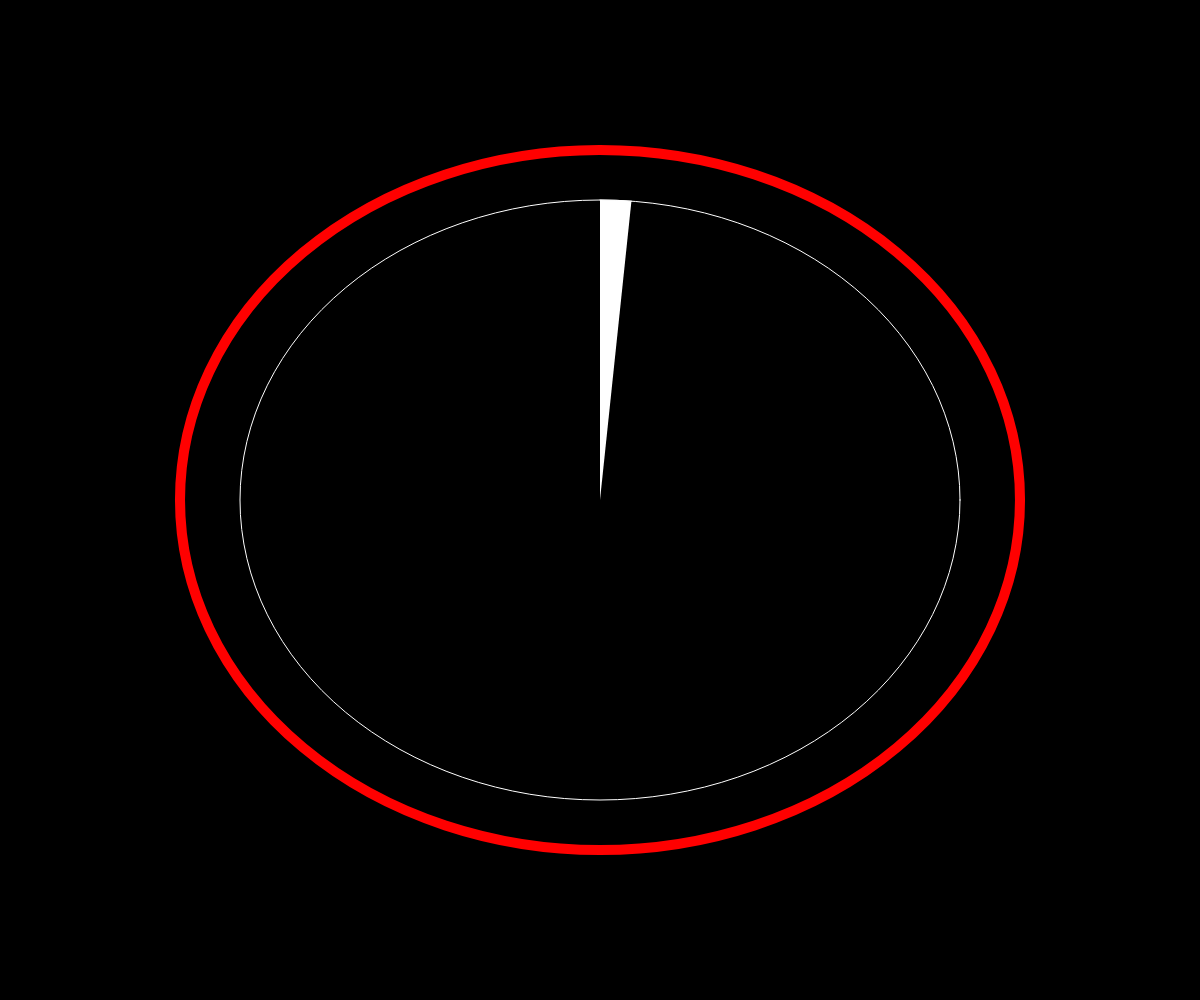
Frame 1 (no input)
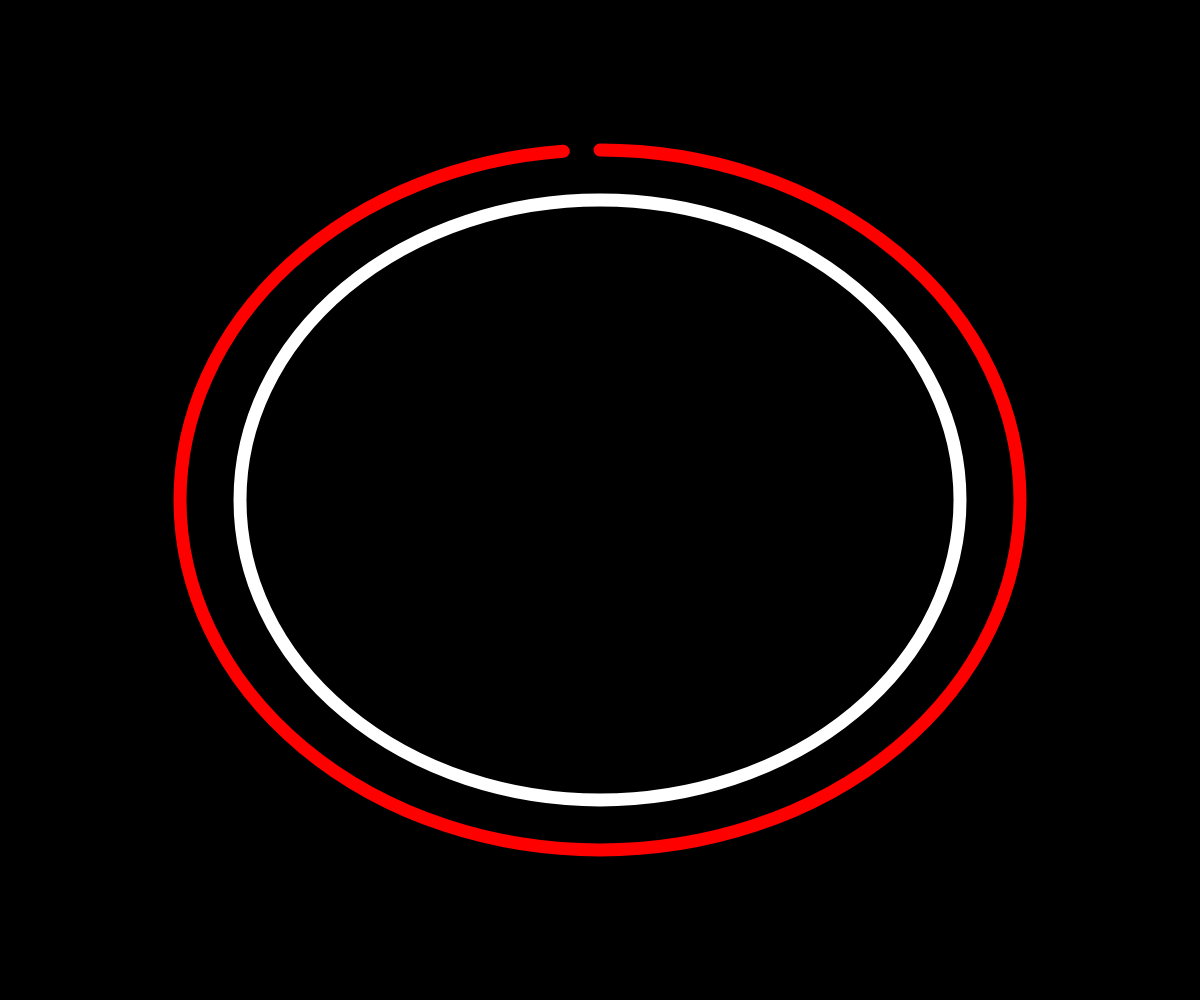
Frame 60 (no input)
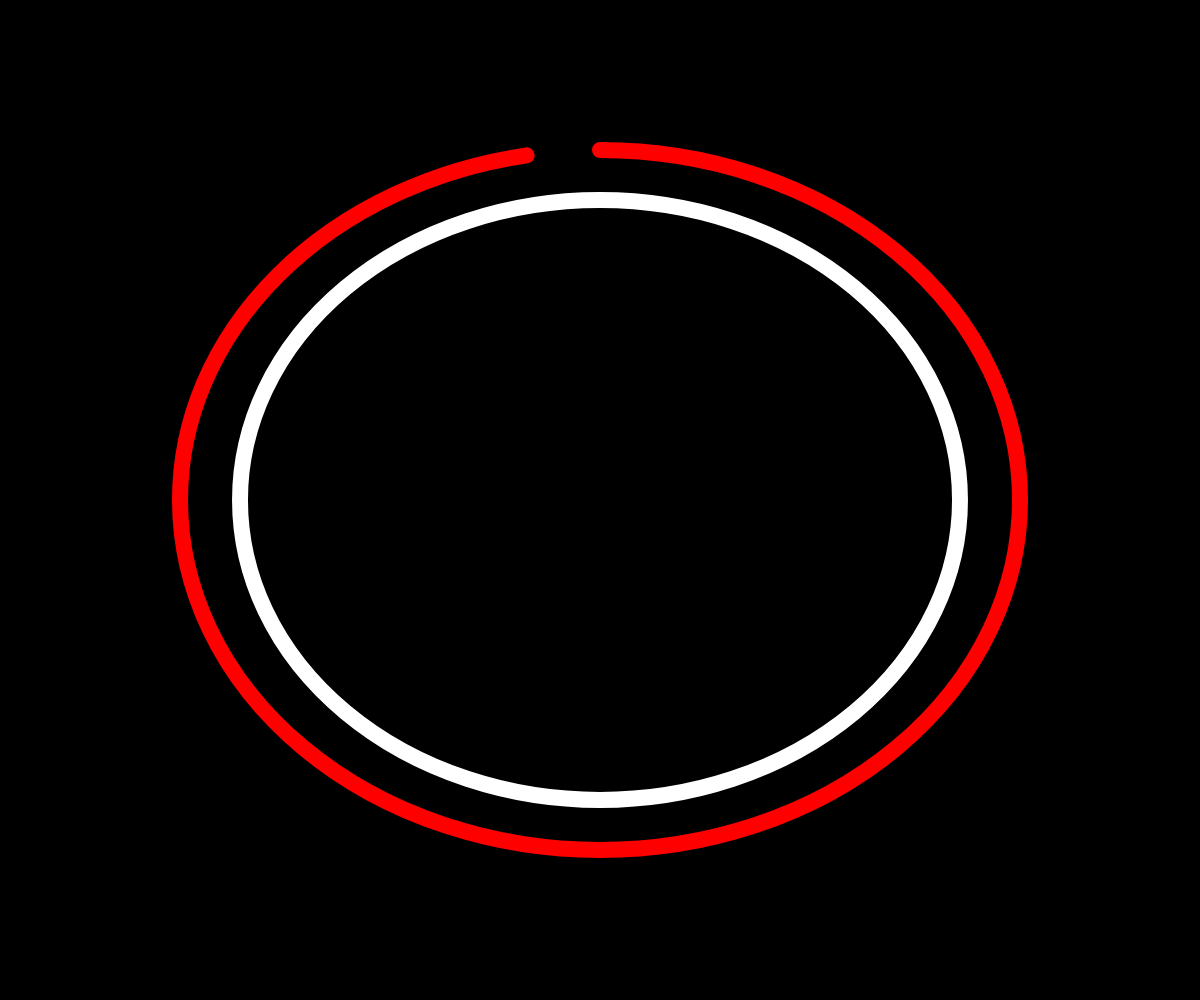
Frame 120 (the mouse pressed at the canvas centre since frame 60)

The p5.js sketch that drew these frames (run headless with seeded random() and noise() and a simulated clock; from frame 60 on, the mouse is pressed at the canvas centre):

// p5.js sketch
// ── sketch.js
function setup() {
  createCanvas(windowWidth, windowHeight);
}

function draw() {
  background(0);
  fill(0);
  stroke(255);
  ellipse(width / 2, height / 2, (width/5)*3, (height/5)*3);
  fill(255);
  let x = 3*(frameCount % 60);
  arc(width / 2, height / 2, (width/5)*3, (height/5)*3, radians(-90), radians(-90 + 2*x));
  noFill();
  stroke(255,0,0);
  let y = (frameCount % 3600)/20;
  strokeWeight(10 + y);
  arc(width / 2, height / 2, (width/5)*3.5, (height/5)*3.5, radians(-90), radians(-90 - 2*y));
  }
